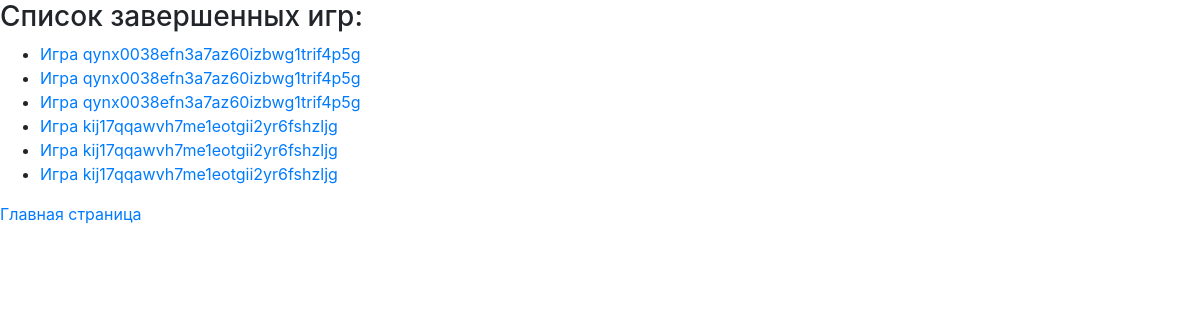
Page /games_finished/ on the committed database.
### game/models.py (models this page shows)
class Game(models.Model):
    game_id = models.CharField(max_length=200,
                               verbose_name='Игра', )
    number = models.IntegerField(null=True,
                                 verbose_name='Загаданное число', )
    is_finished = models.BooleanField(default=False,
                                      verbose_name='Признак окончания игры', )
    trials = models.IntegerField(default=0,
                                 verbose_name='Количество попыток', )
    players = models.ManyToManyField(
        Player,
        through='PlayerGameInfo',
        through_fields=('game', 'player'),
    )

### game/views.py (the view)
# urls.py: path('games_finished/', views.games_finished, name='games_finished'),
def games_finished(request):
    try:
        games = Game.objects.filter(is_finished=True).values('id', 'game_id')
    except IndexError:
        games = []
    return render(request,
                  'games_finished.html',
                  {'games': games, }, )

### templates/games_finished.html (shortened to what this page needs)
{% extends "home.html" %}
{% load static %}
{% block content %}
    <h3>Список завершенных игр:</h3>
    <ul>
    {% for game in games%}
        <li><a href="{% url 'game_finished' game.id %}">Игра {{ game.game_id }}</a></li>
    {% endfor %}
    </ul>
    <a href="{% url 'home' %}">Главная страница</a>
{% endblock %}

### rows in the picture
Game: game_id "qynx0038efn3a7az60izbwg1trif4p5g"
Game: game_id "qynx0038efn3a7az60izbwg1trif4p5g"
Game: game_id "qynx0038efn3a7az60izbwg1trif4p5g"
Game: game_id "kij17qqawvh7me1eotgii2yr6fshzljg"
Game: game_id "kij17qqawvh7me1eotgii2yr6fshzljg"
Game: game_id "kij17qqawvh7me1eotgii2yr6fshzljg"
